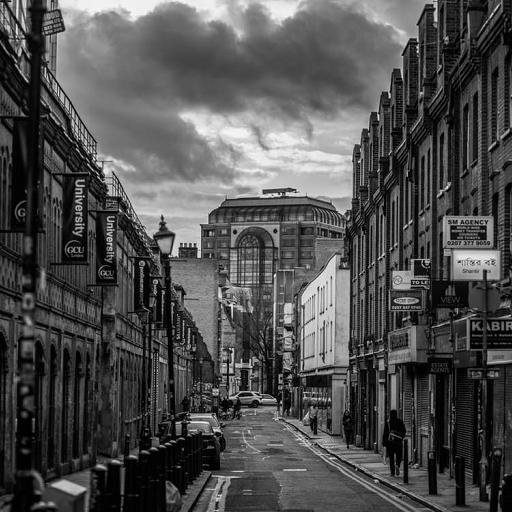
%> input picture a3/street.jpg, 512 x 512 px
$ octave VisualizeBlock.m   (GNU Octave 9; MATLAB toolbox functions it lacks are replaced by stand-ins)
%> lines starting %> are read from the running program, lines starting %| are printed output that depends on the picture
clear all;
close all;

I = imread('street.jpg');
%> I is the input picture: size 512x512 uint8; min 0, max 255, mean 79.5
I = im2double(I);
%> I: size 512x512 double
I = I(1:16,1:16);
F = fft2(I);
absF = abs(F);

figure;
bar3(absF,'white');
title('(a1)Original 16*16');
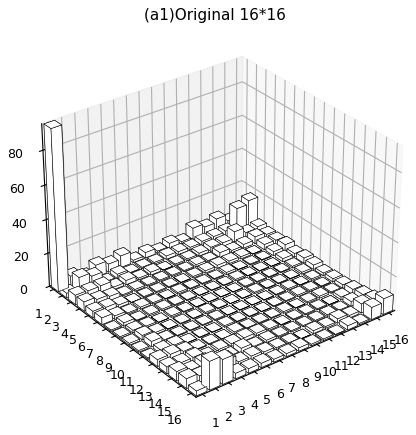
%> figure redrawn from the program's plot data
hold on;

figure;
absF(1,1) = 0;
bar3(absF,'white');
title('(a2)16*16 with first0');
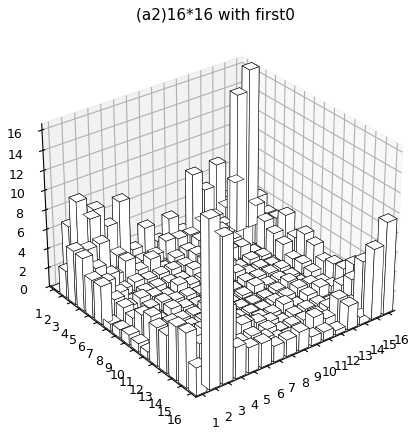
%> figure redrawn from the program's plot data
hold on;
